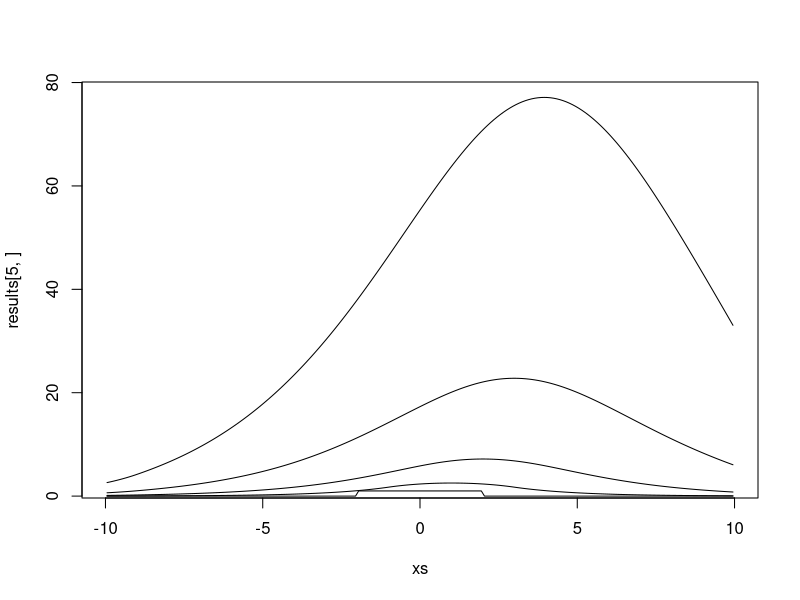
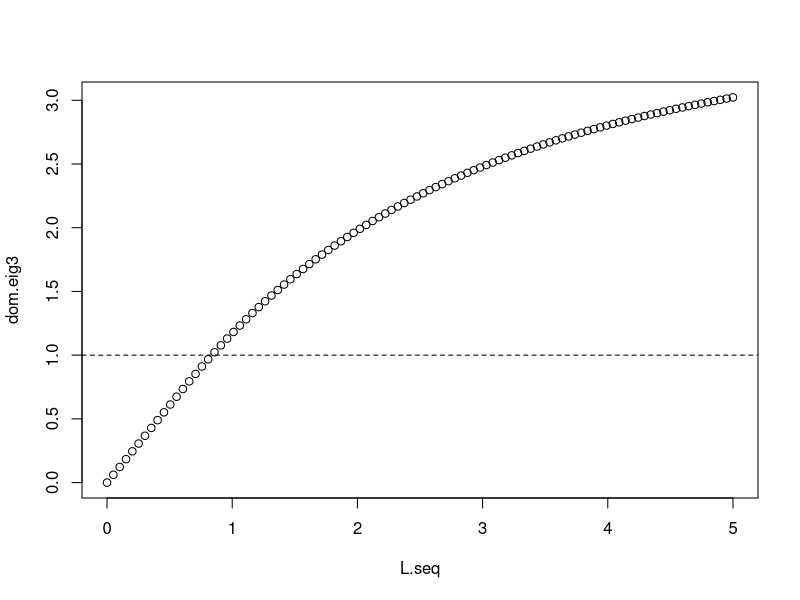

The R script that drew these images, in order:
disp <- function(y,x){exp(-abs(y-m-x)/a)/(2*a)}

a <- 2
m <- 1
R <- 4

disp(1,1)

K <- function(y,x)R*disp(y,x) # this is everything in the IPM except integral and n(t,x)
K(1,1)

#### here's the plan for Q1 ####

# step one is create the projection matrix from the IPM
  # create the K, discretize, all that jazz.
  # create a starting population vector of densities of 1 for x between -2 and 2
  # multiply this starting vector by the projection matrix to get your distro for t=2
  # repeat for all the time steps

L <- 10
n <- 200
deltax <- (L--L)/n
xs <- seq(-L+deltax/2,L-deltax/2,length=n)

starting <- rep(NA,length(xs))

starting[which(xs <= 2)] <- 1
starting[which(xs > 2)] <- 0
starting[which(xs < -2)] <- 0
starting

# now we have all the necessary pieces

A <- outer(xs,xs,K)*deltax

Re(eigen(A)$values[1])

results <- matrix(NA,nrow=5,ncol = length(xs))
results[1,] <- starting
# starting is time 1

# now generate the rest
for(i in 2:5){
  results[i,] <- A%*%results[i-1,]
}

# plot it
plot(xs,results[5,],type="l")
for(l in 1:4){
  lines(xs,results[l,])
}



#### now for the second question ####

# just recreate A a bunch of times with different L values
# calculate the dominant eigenvalue for each of the new matrices with different L values
# plot eigenvalues against L values

## let's try just doing this for one value of L, something small so it'll hopefully be below 1

# deltax <- (0.5--0.5)/n # generate deltax using the L sequence values and a set length n
# xs <- seq(-0.5+deltax/2,0.5-deltax/2,length=n) # create the xs vector
# C <- outer(xs,xs,K)*deltax
# 
# Re(eigen(C)$values[1])


# ## now a sequence
# 
# 
# B <- array(NA,c(length(L.seq),n,n)) # create an array to hold all the matrices generated
# 
# for(q in 1:length(L.seq)){ # for each value in the L sequence
#   deltax <- (L.seq[q]--L.seq[q])/n # generate deltax using the L sequence values and a set length n
#   xs <- seq(-L.seq[q]+deltax/2,L.seq[q]-deltax/2,length=n) # create the xs vector
#   B[q,,] <- outer(xs,xs,K)*deltax # populate the array with the various matrices
# }
# 

L.seq <- seq(from=0,to=5,length=100) # create sequence of L values
dom.eig3 <- rep(NA,length(L.seq))

for(q in 1:length(L.seq)){ # for each value in the L sequence
  deltax <- (L.seq[q]--L.seq[q])/n # generate deltax using the L sequence values and a set length n
  xs <- seq(-L.seq[q]+deltax/2,L.seq[q]-deltax/2,length=n) # create the xs vector
  dom.eig3[q] <- Re(eigen((outer(xs,xs,K)*deltax))$values[1]) # populate the array with the various matrices
}

plot(L.seq,dom.eig3)
abline(h=1,lty=2)




##
# 
# dom.eig3 <- rep(NA,length(L.seq)) # create vector for the eigenvalues
# 
# for(z in 1:length(L.seq)){ # calculate eigenvalues for every L value
#   dom.eig[z] <- Re(eigen(B[z,,])$values[1])
# }
# 
# plot(L.seq,dom.eig)
# abline(h=1,lty=2)
